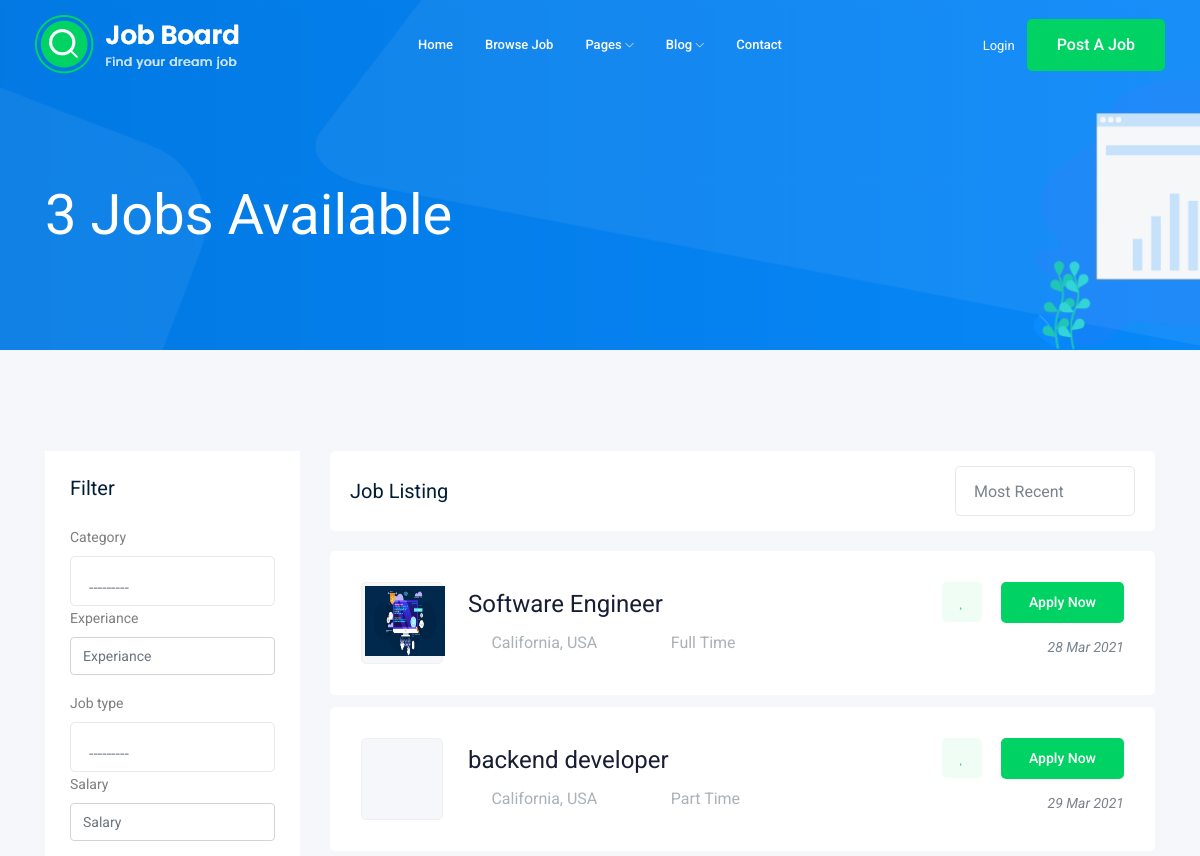
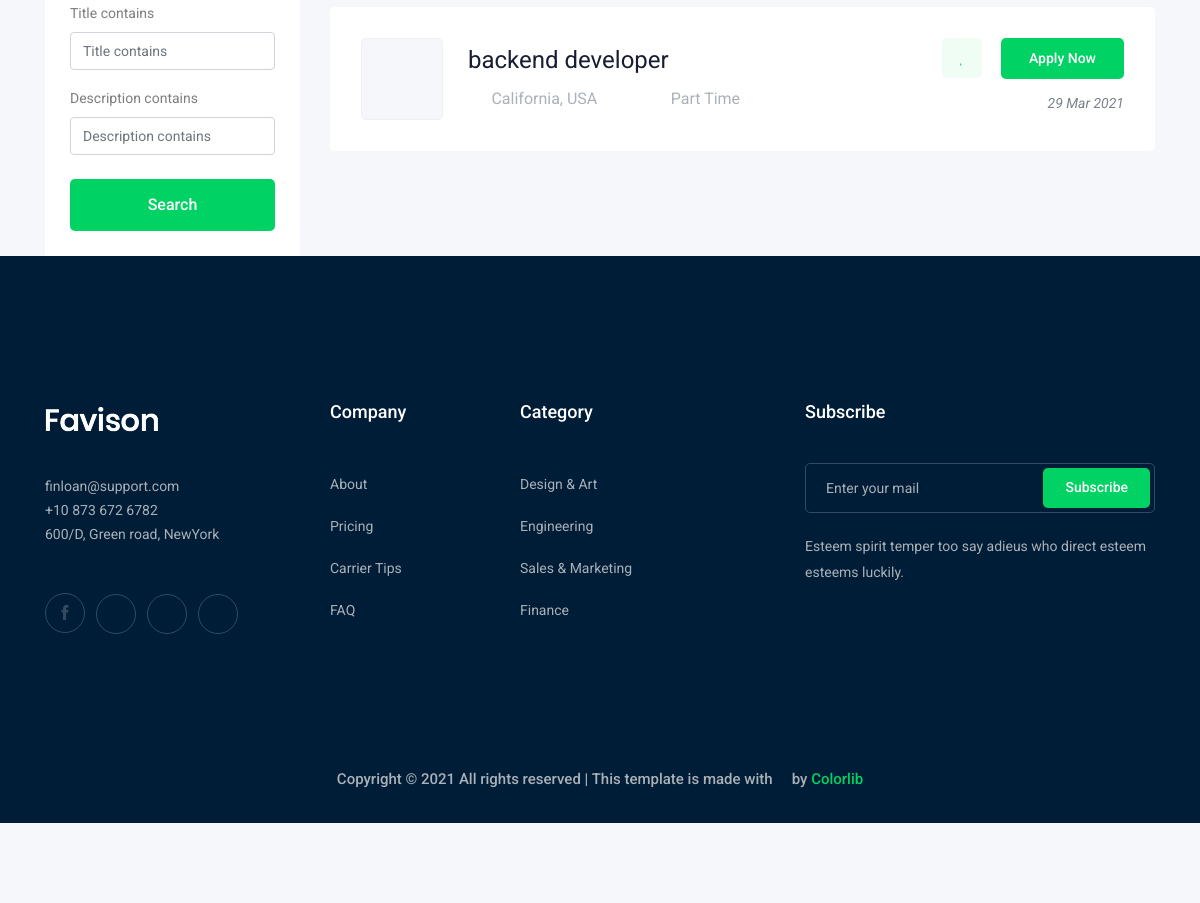
Screenshot of /jobs/ with the database file from the repository (2 pictures, top to bottom).
### job/models.py (models this page shows, shortened)
class Job(models.Model):
    owner = models.ForeignKey(User , related_name="owner_job", on_delete=models.CASCADE , blank=True , null=True)
    title = models.CharField(max_length=100)
    job_type = models.CharField(max_length=100 , choices =JOBTYPE )
    description = models.TextField(max_length=400)
    published_at =  models.DateTimeField(auto_now=True)
    vecancy = models.IntegerField(default=1)
    salary = models.IntegerField()
    experiance = models.IntegerField(default=1)
    category = models.ForeignKey('Category' , on_delete=models.CASCADE)
    image = models.ImageField(upload_to="imageJob/" , blank=True , null= True)

### job/views.py (the view)
# urls.py: path('',views.jobs , name="jobs"),
def jobs(request):
    jobs = Job.objects.all()
    counter = jobs.count()
    myFilter = JobFilter(request.GET , queryset= jobs)
    jobs = myFilter.qs
    paginator = Paginator(jobs , 10)
    page_number = request.GET.get('page')
    page_obj = paginator.get_page(page_number)
    context = {"jobs":page_obj , "counter":counter , "myFilter":myFilter}
    return render(request , "job/jobs.html" , context)

### job/models.py (called while the page is built)
    def __str__(self):
        return self.name

### job/templates/job/jobs.html (shortened to what this page needs)
{% extends "job/main.html" %} {% load bootstrap4 %}{% block body %}
<div class="bradcam_area bradcam_bg_1">
    <div class="container">
        <div class="row">
            <div class="col-xl-12">
                <div class="bradcam_text">
                    <h3>{{ counter }} Jobs Available</h3>
                </div>
            </div>
        </div>
    </div>
</div>
<div class="job_listing_area plus_padding">
    <div class="container">
        <div class="row">
            <div class="col-lg-3">
                <div class="job_filter white-bg">
                    <div class="form_inner white-bg">
                        <h3>Filter</h3>
                        <form method="GET">
                            {% csrf_token %} {% bootstrap_form myFilter.form %}
                            <input type="submit" value="Search" class="boxed-btn3 w-100 mt-2">
                        </form>
                    </div>
                </div>
            </div>
            <div class="col-lg-9">
                <div class="recent_joblist_wrap">
                    <div class="recent_joblist white-bg ">
                        <div class="row align-items-center">
                            <div class="col-md-6">
                                <h4>Job Listing</h4>
                            </div>
                            <div class="col-md-6">
                                <div class="serch_cat d-flex justify-content-end">
                                </div>
                            </div>
                        </div>
                    </div>
                </div>
                <div class="job_lists m-0">
                    <div class="row">
                        {% for job in jobs %}
                        <div class="col-lg-12 col-md-12">
                            <div class="single_jobs white-bg d-flex justify-content-between">
                                <div class="jobs_left d-flex align-items-center">
                                    <div class="thumb">
                                        {% if job.image %}
                                        <img style="width:80px;height:70px;transform: translate(-12px , -12px);" src="{{ job.image.url }}" alt=""> {% endif %}
                                    </div>
                                    <div class="jobs_conetent">
                                        <a href="{% url 'jobs:job_detail' job.id %}">
                                            <h4>{{ job.title }}</h4>
                                        </a>
                                        <div class="links_locat d-flex align-items-center">
                                            <div class="location">
                                                <p> <i class="fa fa-map-marker"></i> California, USA</p>
                                            </div>
                                            <div class="location">
                                                <p> <i class="fa fa-clock-o"></i> {{ job.job_type }}</p>
                                            </div>
                                        </div>
                                    </div>
                                </div>
                                <div class="jobs_right">
                                    <div class="apply_now">
                                        <a class="heart_mark" href="#"> <i class="fa fa-heart"></i> </a>
                                        <a href="{% url 'jobs:job_detail' job.id %}" class="boxed-btn3">Apply Now</a>
                                    </div>
                                    <div class="date">
                                        <p>{{ job.published_at | date:'d M o' }}</p>
                                    </div>
                                </div>
                            </div>
                        </div>
                        {% endfor %}
                    </div>
                </div>
            </div>
        </div>
    </div>
    {% endblock %}

### job/templates/job/main.html (shortened to what this page needs)
{% load static %}
<!doctype html>
<html class="no-js" lang="zxx">
<head>
    <link rel="stylesheet" href="{% static 'css/bootstrap.min.css'  %}">
    <link rel="stylesheet" href="{% static 'css/owl.carousel.min.css'  %}">
    <link rel="stylesheet" href="{% static 'css/magnific-popup.css' %}">
    <link rel="stylesheet" href="{% static 'css/font-awesome.min.css' %}">
    <link rel="stylesheet" href="{% static 'css/themify-icons.css' %}">
    <link rel="stylesheet" href="{% static 'css/nice-select.css' %}">
    <link rel="stylesheet" href="{% static 'css/flaticon.css' %}">
    <link rel="stylesheet" href="{% static 'css/gijgo.css' %}">
    <link rel="stylesheet" href="{% static 'css/animate.min.css' %}">
    <link rel="stylesheet" href="{% static 'css/slicknav.css' %}">
    <link rel="stylesheet" href="{% static 'css/style.css' %}">
</head>
<body>
    <header>
        <div class="header-area ">
            <div id="sticky-header" class="main-header-area">
                <div class="container-fluid ">
                    <div class="header_bottom_border">
                        <div class="row align-items-center">
                            <div class="col-xl-3 col-lg-2">
                                <div class="logo">
                                    <a href="{% static 'home:index' %}">
                                        <img src="{% static 'img/logo.png' %}" alt="">
                                    </a>
                                </div>
                            </div>
                            <div class="col-xl-6 col-lg-7">
                                <div class="main-menu  d-none d-lg-block">
                                    <nav>
                                        <ul id="navigation">
                                            <li><a href="{% url 'home:index' %}">home</a></li>
                                            <li><a href="{% url 'jobs:jobs' %}">Browse Job</a></li>
                                            <li><a href="#">pages <i class="ti-angle-down"></i></a>
                                            </li>
                                            <li><a href="#">blog <i class="ti-angle-down"></i></a>
                                            </li>
                                            <li><a href="{% url 'contacts:contact' %}">Contact</a></li>
                                        </ul>
                                    </nav>
                                </div>
                            </div>
                            <div class="col-xl-3 col-lg-3 d-none d-lg-block">
                                <div class="Appointment">
                                    {% if user.is_authenticated %}
                                    <div class="phone_num d-none d-xl-block">
                                        <a href="{% url 'logins:signin' %}">{{ request.user }}</a>
                                    </div>
                                    <div class="phone_num d-none d-xl-block">
                                        <a href="{% url 'logins:logout' %}">Logout</a>
                                    </div>
                                    {% else %}
                                    <div class="phone_num d-none d-xl-block">
                                        <a href="{% url 'logins:signin' %}">Login</a>
                                    </div>
                                    {% endif %}
                                    <div class="d-none d-lg-block">
                                        <a class="boxed-btn3" href="{% url 'jobs:add_job' %}">Post a Job</a>
                                    </div>
                                </div>
                            </div>
                            <div class="col-12">
                            </div>
                        </div>
                    </div>
                </div>
            </div>
        </div>
    </header>
    {% block body %} {% endblock %}
    <footer class="footer">
        <div class="footer_top">
            <div class="container">
                <div class="row">
                    <div class="col-xl-3 col-md-6 col-lg-3">
                        <div class="footer_widget wow fadeInUp" data-wow-duration="1s" data-wow-delay=".3s">
                            <div class="footer_logo">
                                <a href="#">
                                    <img src="img/logo.png" alt="">
                                </a>
                            </div>
                            <p>
                                finloan@support.com <br> +10 873 672 6782 <br> 600/D, Green road, NewYork
                            </p>
                            <div class="socail_links">
                                <ul>
                                    <li>
                                        <a href="#">
                                            <i class="ti-facebook"></i>
                                        </a>
                                    </li>
                                    <li>
                                        <a href="#">
                                            <i class="fa fa-google-plus"></i>
                                        </a>
                                    </li>
                                    <li>
                                        <a href="#">
                                            <i class="fa fa-twitter"></i>
                                        </a>
                                    </li>
                                    <li>
                                        <a href="#">
                                            <i class="fa fa-instagram"></i>
                                        </a>
                                    </li>
                                </ul>
                            </div>
                        </div>
                    </div>
                    <div class="col-xl-2 col-md-6 col-lg-2">
                        <div class="footer_widget wow fadeInUp" data-wow-duration="1.1s" data-wow-delay=".4s">
                            <h3 class="footer_title">
                                Company
                            </h3>
                            <ul>
                                <li><a href="#">About </a></li>
                                <li><a href="#"> Pricing</a></li>
                                <li><a href="#">Carrier Tips</a></li>
                                <li><a href="#">FAQ</a></li>
                            </ul>
                        </div>
                    </div>
                    <div class="col-xl-3 col-md-6 col-lg-3">
                        <div class="footer_widget wow fadeInUp" data-wow-duration="1.2s" data-wow-delay=".5s">
                            <h3 class="footer_title">
                                Category
                            </h3>
                            <ul>
                                <li><a href="#">Design & Art</a></li>
                                <li><a href="#">Engineering</a></li>
                                <li><a href="#">Sales & Marketing</a></li>
                                <li><a href="#">Finance</a></li>
                            </ul>
                        </div>
                    </div>
                    <div class="col-xl-4 col-md-6 col-lg-4">
                        <div class="footer_widget wow fadeInUp" data-wow-duration="1.3s" data-wow-delay=".6s">
                            <h3 class="footer_title">
                                Subscribe
                            </h3>
                            <form action="#" class="newsletter_form">
                                <input type="text" placeholder="Enter your mail">
                                <button type="submit">Subscribe</button>
                            </form>
                            <p class="newsletter_text">Esteem spirit temper too say adieus who direct esteem esteems luckily.
                            </p>
                        </div>
                    </div>
                </div>
            </div>
        </div>
        <div class="copy-right_text wow fadeInUp" data-wow-duration="1.4s" data-wow-delay=".3s">
            <div class="container">
                <div class="row">
                    <div class="col-xl-12">
                        <p class="copy_right text-center">
                            Copyright &copy;
                             All rights reserved | This template is made with <i class="fa fa-heart-o" aria-hidden="true"></i> by <a href="https://colorlib.com" target="_blank">Colorlib</a>
                        </p>
                    </div>
                </div>
            </div>
        </div>
    </footer>
</body>
</html>

### rows the page displays
Job: image (picture), title "Software Engineer", job_type "Full Time", published_at "28 Mar 2021"
Job: title "backend developer", job_type "Part Time", published_at "29 Mar 2021"
Job: title "backend developer", job_type "Part Time", published_at "29 Mar 2021"

### other values shown
{{ counter }} "3"
